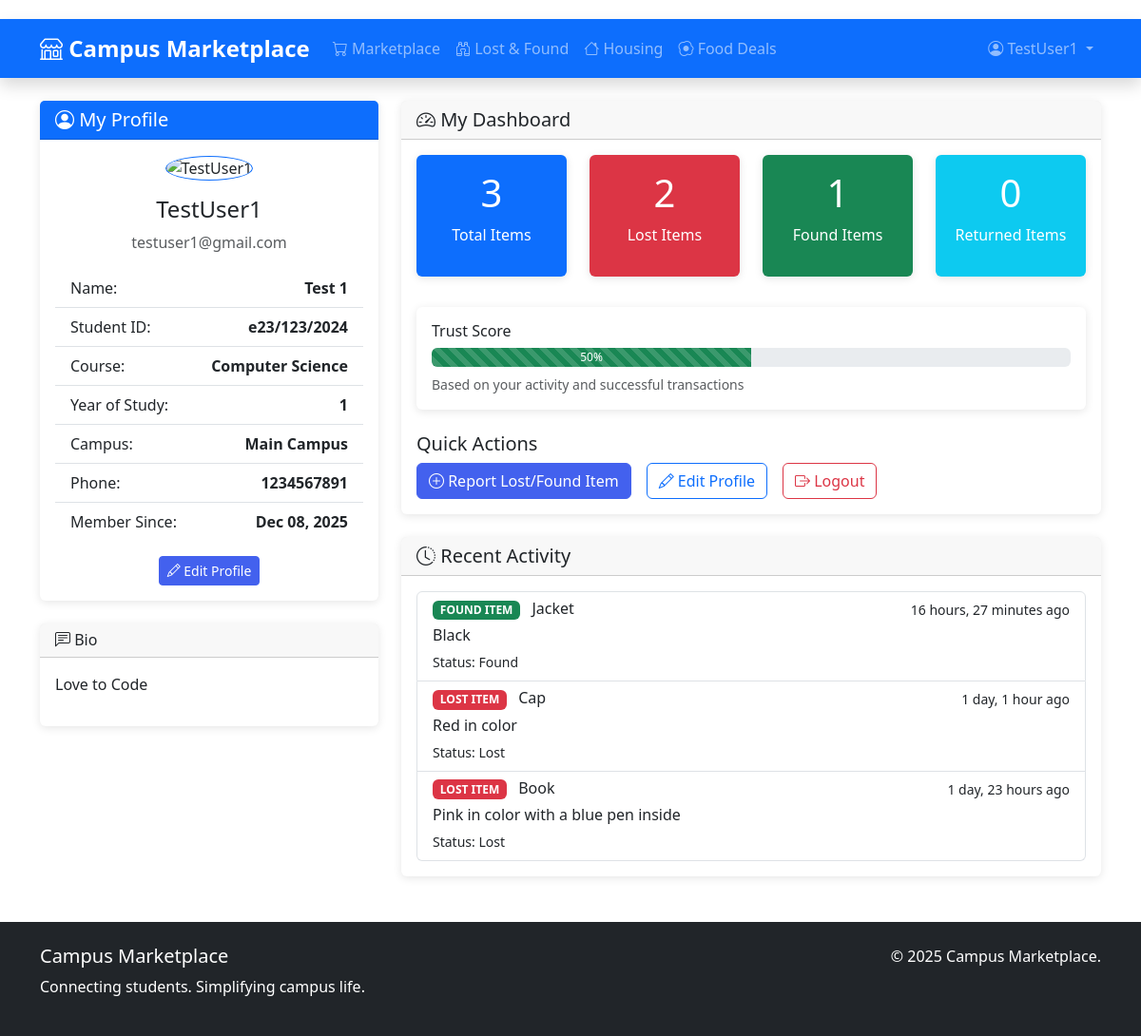
Screenshot of /accounts/profile/ (signed in) with the database file from the repository.
### accounts/models.py (models this page shows, shortened)
class Profile(models.Model):
    user = models.OneToOneField(User, on_delete=models.CASCADE)
    bio = models.TextField(max_length=500, blank=True, null=True)
    profile_pic = CloudinaryField(
        'image',
        folder='campus_marketplace/profile_pics',
        default='campus_marketplace/profile_pics/default_user',  # Cloudinary public_id
        blank=True,
        null=True,
        transformation=[
            {'width': 300, 'height': 300, 'crop': 'fill'},
            {'quality': 'auto:good'},
        ]
    )
    phone = models.CharField(max_length=20, blank=True, null=True)
    student_id = models.CharField(max_length=50, blank=True, null=True, verbose_name="Student ID")
    course = models.CharField(max_length=100, blank=True, null=True)
    year_of_study = models.IntegerField(
        blank=True, null=True,
        choices=[(i, f'Year {i}') for i in range(1, 7)]
    )
    campus = models.CharField(max_length=100, blank=True, null=True)
    join_date = models.DateTimeField(auto_now_add=True)
    updated_at = models.DateTimeField(auto_now=True)
    is_verified = models.BooleanField(default=False)
    is_seller = models.BooleanField(default=False)
    trust_score = models.IntegerField(default=50)  # Range 0-100

### lostfound/models.py (models this page shows, shortened)
class LostItem(models.Model):
    STATUS_CHOICES = [
        ('lost', 'Lost'),
        ('found', 'Found'),
        ('returned', 'Returned'),
    ]
    CATEGORY_CHOICES = [
        ('electronics', 'Electronics'),
        ('books', 'Books & Notes'),
        ('id_cards', 'ID Cards'),
        ('keys', 'Keys'),
        ('clothing', 'Clothing'),
        ('bags', 'Bags & Wallets'),
        ('accessories', 'Accessories'),
        ('other', 'Other'),
    ]
    user = models.ForeignKey(User, on_delete=models.CASCADE)
    title = models.CharField(max_length=200)
    description = models.TextField()
    item_type = models.CharField(max_length=20, choices=[('lost', 'Lost Item'), ('found', 'Found Item'), ('returned', 'Returned Item')], default='lost')
    category = models.CharField(max_length=50, choices=CATEGORY_CHOICES)
    location_lost = models.CharField(max_length=200, blank=True)
    location_found = models.CharField(max_length=200, blank=True)
    date_lost = models.DateField(null=True, blank=True)
    date_found = models.DateField(null=True, blank=True)
    image = CloudinaryField(
        'image',
        folder='campus_marketplace/lostfound',
        blank=True,
        null=True,
        transformation=[
            {'width': 800, 'height': 600, 'crop': 'limit'},
            {'quality': 'auto:good'},
        ]
    )
    status = models.CharField(max_length=20, choices=STATUS_CHOICES, default='lost')
    contact_email = models.EmailField()
    contact_phone = models.CharField(max_length=20, blank=True)
    created_at = models.DateTimeField(auto_now_add=True)
    updated_at = models.DateTimeField(auto_now=True)
    class Meta:
        ordering = ['-created_at']

### accounts/views.py (the view)
# urls.py: path('profile/', views.profile, name='profile'),
@login_required
def profile(request):
    user = request.user
    profile_obj = get_or_create_profile(user)
    lost_items_count = LostItem.objects.filter(user=user).count()
    lost_items = LostItem.objects.filter(user=user, item_type='lost').count()
    found_items = LostItem.objects.filter(user=user, item_type='found').count()
    returned_items = LostItem.objects.filter(user=user, status='returned').count()
    context = {
        'user': user,
        'profile': profile_obj,
        'lost_items_count': lost_items_count,
        'lost_items': lost_items,
        'found_items': found_items,
        'returned_items': returned_items,
    }
    return render(request, 'accounts/profile.html', context)

### accounts/views.py (called while the page is built)
def get_or_create_profile(user):
    try:
        return user.profile
    except Profile.DoesNotExist:
        return Profile.objects.create(user=user)

### templates/accounts/profile.html (shortened to what this page needs)
{% extends 'base.html' %}
{% load static %}
{% block content %}
<div class="row">
    <div class="col-md-4">
        <div class="card mb-4">
            <div class="card-header bg-primary text-white">
                <h5 class="mb-0"><i class="bi bi-person-circle"></i> My Profile</h5>
            </div>
            <div class="card-body text-center">
                <div class="mb-3">
                    {% if profile.profile_pic %}
                    <img src="{{ profile.profile_pic.url }}"
                         class="rounded-circle border border-primary profile-pic"
                         alt="{{ user.username }}"
                         width="150" height="150"
                         style="object-fit: cover;">
                    {% else %}
                    <div class="bg-primary text-white rounded-circle default-profile-pic mb-3">
                        <i class="bi bi-person"></i>
                    </div>
                    {% endif %}
                    <h4 class="mt-3">{{ user.username }}</h4>
                    <p class="text-muted">{{ user.email }}</p>
                </div>
                <div class="list-group list-group-flush text-start">
                    <div class="list-group-item d-flex justify-content-between">
                        <span>Name:</span>
                        <strong>{{ user.first_name }} {{ user.last_name }}</strong>
                    </div>
                    {% if user.profile.student_id %}
                    <div class="list-group-item d-flex justify-content-between">
                        <span>Student ID:</span>
                        <strong>{{ user.profile.student_id }}</strong>
                    </div>
                    {% endif %}
                    {% if user.profile.course %}
                    <div class="list-group-item d-flex justify-content-between">
                        <span>Course:</span>
                        <strong>{{ user.profile.course }}</strong>
                    </div>
                    {% endif %}
                    {% if user.profile.year_of_study %}
                    <div class="list-group-item d-flex justify-content-between">
                        <span>Year of Study:</span>
                        <strong>{{ user.profile.year_of_study }}</strong>
                    </div>
                    {% endif %}
                    {% if user.profile.campus %}
                    <div class="list-group-item d-flex justify-content-between">
                        <span>Campus:</span>
                        <strong>{{ user.profile.campus }}</strong>
                    </div>
                    {% endif %}
                    {% if user.profile.phone %}
                    <div class="list-group-item d-flex justify-content-between">
                        <span>Phone:</span>
                        <strong>{{ user.profile.phone }}</strong>
                    </div>
                    {% endif %}
                    <div class="list-group-item d-flex justify-content-between">
                        <span>Member Since:</span>
                        <strong>{{ user.date_joined|date:"M d, Y" }}</strong>
                    </div>
                </div>
                <div class="mt-3">
                    <a href="{% url 'accounts:edit_profile' %}" class="btn btn-primary btn-sm">
                        <i class="bi bi-pencil"></i> Edit Profile
                    </a>
                </div>
            </div>
        </div>
        {% if profile.bio %}
        <div class="card">
            <div class="card-header">
                <h6 class="mb-0"><i class="bi bi-chat-left-text"></i> Bio</h6>
            </div>
            <div class="card-body">
                <p>{{ profile.bio }}</p>
            </div>
        </div>
        {% endif %}
    </div>
    <div class="col-md-8">
        <div class="card mb-4">
            <div class="card-header">
                <h5 class="mb-0"><i class="bi bi-speedometer2"></i> My Dashboard</h5>
            </div>
            <div class="card-body">
                <div class="row text-center">
                    <div class="col-md-3 mb-3">
                        <div class="card bg-primary text-white stat-card">
                            <div class="card-body">
                                <h1 class="display-6">{{ lost_items_count }}</h1>
                                <p>Total Items</p>
                            </div>
                        </div>
                    </div>
                    <div class="col-md-3 mb-3">
                        <div class="card bg-danger text-white stat-card">
                            <div class="card-body">
                                <h1 class="display-6">{{ lost_items }}</h1>
                                <p>Lost Items</p>
                            </div>
                        </div>
                    </div>
                    <div class="col-md-3 mb-3">
                        <div class="card bg-success text-white stat-card">
                            <div class="card-body">
                                <h1 class="display-6">{{ found_items }}</h1>
                                <p>Found Items</p>
                            </div>
                        </div>
                    </div>
                    <div class="col-md-3 mb-3">
                        <div class="card bg-info text-white stat-card">
                            <div class="card-body">
                                <h1 class="display-6">{{ returned_items }}</h1>
                                <p>Returned Items</p>
                            </div>
                        </div>
                    </div>
                </div>
                <div class="row mt-3">
                    <div class="col-12">
                        <div class="card">
                            <div class="card-body">
                                <h6>Trust Score</h6>
                                <div class="progress trust-score-bar">
                                    <div class="progress-bar bg-success progress-bar-striped"
                                         role="progressbar"
                                         aria-valuenow="{{ user.profile.trust_score }}"
                                         aria-valuemin="0"
                                         aria-valuemax="100"
                                         data-width="{{ user.profile.trust_score }}">
                                        {{ user.profile.trust_score }}%
                                    </div>
                                </div>
                                <small class="text-muted mt-2 d-block">
                                    Based on your activity and successful transactions
                                </small>
                            </div>
                        </div>
                    </div>
                </div>
                <div class="mt-4">
                    <h5>Quick Actions</h5>
                    <div class="d-grid gap-2 d-md-flex">
                        <a href="{% url 'lostfound:create' %}" class="btn btn-primary me-2">
                            <i class="bi bi-plus-circle"></i> Report Lost/Found Item
                        </a>
                        <a href="{% url 'accounts:edit_profile' %}" class="btn btn-outline-primary me-2">
                            <i class="bi bi-pencil"></i> Edit Profile
                        </a>
                        <a href="{% url 'accounts:logout' %}" class="btn btn-outline-danger">
                            <i class="bi bi-box-arrow-right"></i> Logout
                        </a>
                    </div>
                </div>
            </div>
        </div>
        <div class="card">
            <div class="card-header">
                <h5 class="mb-0"><i class="bi bi-clock-history"></i> Recent Activity</h5>
            </div>
            <div class="card-body">
                {% if lost_items_count > 0 %}
                <div class="list-group">
                    {% with items=user.lostitem_set.all|slice:":5" %}
                        {% for item in items %}
                        <a href="{% url 'lostfound:detail' item.pk %}" class="list-group-item list-group-item-action">
                            <div class="d-flex w-100 justify-content-between">
                                <h6 class="mb-1">
                                    <span class="badge {% if item.item_type == 'lost' %}bg-danger{% else %}bg-success{% endif %} me-2">
                                        {{ item.get_item_type_display|upper }}
                                    </span>
                                    {{ item.title }}
                                </h6>
                                <small>{{ item.created_at|timesince }} ago</small>
                            </div>
                            <p class="mb-1">{{ item.description|truncatechars:100 }}</p>
                            <small>Status: {{ item.get_status_display }}</small>
                        </a>
                        {% endfor %}
                    {% endwith %}
                </div>
                {% endif %}
            </div>
        </div>
    </div>
</div>
{% endblock %}

### templates/base.html (shortened to what this page needs)
<!DOCTYPE html>
<html lang="en">
<head>
    <link href="https://cdn.jsdelivr.net/npm/bootstrap@5.3.0/dist/css/bootstrap.min.css" rel="stylesheet">
    <link rel="stylesheet" href="https://cdn.jsdelivr.net/npm/bootstrap-icons@1.10.0/font/bootstrap-icons.css">
    {% load static %}
    <link rel="stylesheet" href="{% static 'css/style.css' %}">
</head>
<body>
<nav class="navbar navbar-expand-lg navbar-dark bg-primary sticky-top shadow">
    <div class="container">
        <a class="navbar-brand" href="{% url 'home' %}">
            <i class="bi bi-shop"></i> Campus Marketplace
        </a>
        <div class="collapse navbar-collapse" id="navbarNav">
            {% if user.is_authenticated %}
            <ul class="navbar-nav me-auto">
                <li class="nav-item">
                    <a class="nav-link" href="{% url 'marketplace:index' %}">
                        <i class="bi bi-cart"></i> Marketplace
                    </a>
                </li>
                <li class="nav-item">
                    <a class="nav-link" href="{% url 'lostfound:index' %}">
                        <i class="bi bi-binoculars"></i> Lost & Found
                    </a>
                </li>
                <li class="nav-item">
                    <a class="nav-link" href="{% url 'housing:index' %}">
                        <i class="bi bi-house"></i> Housing
                    </a>
                </li>
                <li class="nav-item">
                    <a class="nav-link" href="{% url 'food:index' %}">
                        <i class="bi bi-egg-fried"></i> Food Deals
                    </a>
                </li>
            </ul>
            {% endif %}
            <ul class="navbar-nav">
                {% if user.is_authenticated %}
                <li class="nav-item dropdown">
                    <a class="nav-link dropdown-toggle" href="#" id="userDropdown" role="button" data-bs-toggle="dropdown">
                        <i class="bi bi-person-circle"></i> {{ user.username }}
                    </a>
                </li>
                {% endif %}
            </ul>
        </div>
    </div>
</nav>
    <main class="container my-4">
        {% block content %}
        {% endblock %}
    </main>
    <footer class="bg-dark text-white py-4 mt-5">
        <div class="container">
            <div class="row">
                <div class="col-md-6">
                    <h5>Campus Marketplace</h5>
                    <p>Connecting students. Simplifying campus life.</p>
                </div>
                <div class="col-md-6 text-md-end">
                    <p>&copy; 2025 Campus Marketplace.</p>
                </div>
            </div>
        </div>
    </footer>
</body>
</html>

### static/css/style.css (style rules this page uses)
:root { --primary-color: #4361ee; --secondary-color: #3a0ca3; --accent-color: #f72585; }
body { font-family: 'Segoe UI', Tahoma, Geneva, Verdana, sans-serif; padding-top: 20px; }
.navbar-brand { font-weight: 700; font-size: 1.5rem; }
.card { transition: transform 0.3s; border: none; box-shadow: 0 2px 10px rgba(0,0,0,0.1); }
.btn-primary { background-color: var(--primary-color); border-color: var(--primary-color); }
.profile-pic { width: 150px; height: 150px; object-fit: cover; }
.trust-score-bar { height: 20px; }
.progress-bar { transition: width 0.5s ease; }
.stat-card { transition: transform 0.3s; }

### rows the page displays
Profile: bio "Love to Code"
LostItem: item_type "FOUND ITEM", title "Jacket", created_at "16 hours, 27 minutes", description "Black", status "Found"
LostItem: item_type "LOST ITEM", title "Cap", created_at "1 day, 1 hour", description "Red in color", status "Lost"
LostItem: item_type "LOST ITEM", title "Book", created_at "1 day, 23 hours", description "Pink in color with a blue pen inside", status "Lost"

### other values shown
{{ user.username }} "TestUser1"
{{ user.email }} "testuser1@gmail.com"
{{ user.first_name }} "Test"
{{ user.last_name }} "1"
{{ user.profile.student_id }} "e23/123/2024"
{{ user.profile.course }} "Computer Science"
{{ user.profile.year_of_study }} "1"
{{ user.profile.campus }} "Main Campus"
{{ user.profile.phone }} "1234567891"
{{ user.date_joined|date:"M d, Y" }} "Dec 08, 2025"
{{ lost_items_count }} "3"
{{ lost_items }} "2"
{{ found_items }} "1"
{{ returned_items }} "0"
{{ user.profile.trust_score }} "50"
